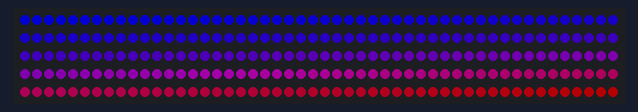
Simulated run of this sketch. Board: Arduino Uno, built with avr-gcc and run on an emulated ATmega328P. On the bench: 250 RGB LEDs in strip order, left to right, continuing on the next row. Dim RGB values are drawn brighter than linear.

Above: at 0.1 s.

The sketch:

colormapTest.ino
```cpp
/*
 *  colormap
 */

#include <Adafruit_NeoPixel.h>
#define PIN 6
#define NBLED 250
// Init de Adafruit
Adafruit_NeoPixel strip = Adafruit_NeoPixel(NBLED, PIN, NEO_GRB + NEO_KHZ800);

// put your setup code here, to run once:
  int r = 0;
  int g = 0;
  int b = 0;

  uint32_t colors[NBLED];
  int i;

void setup() {
  // Init Leds
   strip.begin();
   strip.show();

  for(i=0;i<NBLED;i++)
  {
    // BluePink
    colors[i] = strip.Color(i/4,0,NBLED/2-i/2);

    // toSunlight
    /*
    if(i < NBLED/2) {
      colors[i] = strip.Color(i*5,0,0);
    } else {
      colors[i] = strip.Color(i*5,round((i-NBLED/2)*10),0);
    }
    */

    // spectre
    /*
    if(i < NBLED/3) {
      colors[i] = strip.Color(NBLED-i*3,i*3,0);
    } else if(i < 2*NBLED/3) {
      colors[i] = strip.Color(0,NBLED-i*3,i*3);
    } else {
      colors[i] = strip.Color(i*3,0,NBLED-i*3);
    }*/

  }
}

void loop() {
  // put your main code here, to run repeatedly:
  for(i=0;i<NBLED;i++)
  {
    strip.setPixelColor(i,colors[i]);
  }
  strip.show();
}
```
